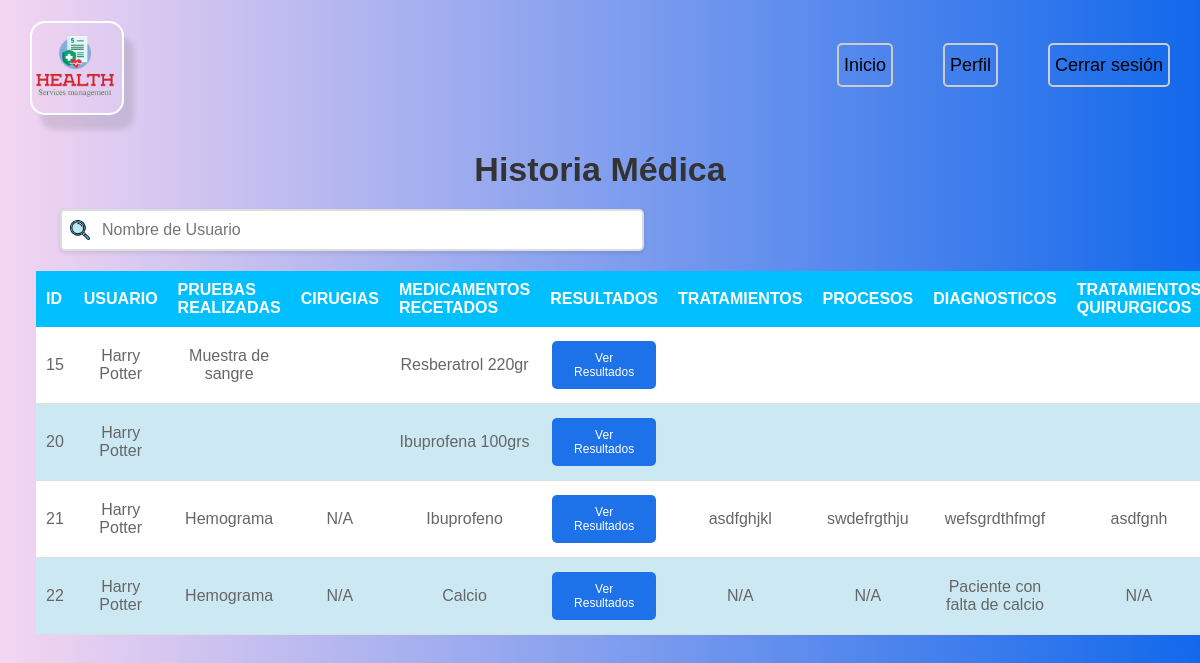
The app's page /Controller/doctorTablaHistoria.php with its own data.
### tables this page shows
CREATE TABLE `historia_medica` (
  `id_Historia_Medica` int(11) NOT NULL,
  `usuario` int(11) DEFAULT NULL,
  `pruebas_Realizada` text DEFAULT NULL,
  `cirugias` text DEFAULT NULL,
  `medicamentos_Recetados` text DEFAULT NULL,
  `análisis_Realizados` text DEFAULT NULL,
  `resultados_analisis` int(11) DEFAULT NULL,
  `tratamientos` text DEFAULT NULL,
  `procesos` text DEFAULT NULL,
  `diagnostico` text DEFAULT NULL,
  `Tratamientos_Quirurgicos` text DEFAULT NULL,
  `Hospitalizaciones` text DEFAULT NULL,
  `formulas` text DEFAULT NULL,
  `alergias` text DEFAULT NULL,
  `consumo_tabaco` tinyint(1) DEFAULT NULL,
  `consumo_alcohol` tinyint(1) DEFAULT NULL,
  `consumo_drogas` tinyint(1) DEFAULT NULL,
  `actividad_fisica` tinyint(1) DEFAULT NULL,
  `resultados_imagenes` int(11) DEFAULT NULL,
  `fecha_hora` datetime DEFAULT NULL,
  `lugar` varchar(255) DEFAULT NULL
);

CREATE TABLE `crear_usuario` (
  `id_usuario` int(11) NOT NULL,
  `nombre` varchar(55) DEFAULT NULL,
  `apellido1` varchar(55) DEFAULT NULL,
  `apellido2` varchar(55) DEFAULT NULL,
  `rol` int(11) DEFAULT NULL,
  `contrasena` varchar(12) DEFAULT NULL,
  `edad` int(11) DEFAULT NULL,
  `sexo` int(11) DEFAULT NULL,
  `RH` int(11) DEFAULT NULL,
  `altura` int(11) DEFAULT NULL,
  `peso` int(11) DEFAULT NULL,
  `fecha_nacimiento` date DEFAULT NULL,
  `tipo_documento_id` int(11) DEFAULT NULL,
  `numero_documento` varchar(15) DEFAULT NULL,
  `correo` varchar(55) DEFAULT NULL,
  `telefono` varchar(15) DEFAULT NULL,
  `direccion` varchar(30) DEFAULT NULL,
  `discapacidad` text DEFAULT NULL,
  `sisben` int(11) DEFAULT NULL,
  `ciudad_id` int(11) DEFAULT NULL,
  `nacionalidad` varchar(30) DEFAULT NULL,
  `estado_civil` int(11) DEFAULT NULL,
  `estrato` int(11) DEFAULT NULL,
  `pais_id` int(11) DEFAULT NULL,
  `enfermedades` text DEFAULT NULL,
  `Ocupacion` int(11) DEFAULT NULL,
  `Eps` int(11) DEFAULT NULL,
  `status` tinyint(1) DEFAULT NULL,
  `especialidad` int(10) DEFAULT NULL
);

### Controller/doctorTablaHistoria.php (the view, shortened to what this page needs)
<!DOCTYPE html>
<html lang="es">
<head>
    <link rel="stylesheet" href="../Css/doctor2.css">
</head>
<body>
<?php
    include_once '../View/header_usuarios.php';
?>
<h1 class="tabla-titulo">Historia Médica</h1>
<div class="search-container">
    <div class="input-container">
        <input onkeyup="buscar_ahora();" type="text" class="form-control" id="buscar_1" name="buscar_1" placeholder="Nombre de Usuario">
    </div>
</div>
<div class="tabla-container">
    <div id="tabla_principal" class="tabla-container">
        <?php
        try {
            $db = new Database();
            $conexion = $db->connectar();
            $query = "SELECT
            historia.id_Historia_Medica,
            historia.usuario AS id_usuario,
            usuarios.nombre AS usuarioNombre,
            historia.usuario AS id_usuario,
            usuarios.apellido1 AS usuarioApellido,
            historia.usuario AS id_usuario,
            usuarios.apellido2 AS usuarioApellido2,
            historia.pruebas_Realizada,
            historia.cirugias,
            historia.medicamentos_Recetados,
            historia.análisis_Realizados,
            historia.tratamientos,
            historia.procesos,
            historia.diagnostico,
            historia.Tratamientos_Quirurgicos,
            historia.Hospitalizaciones,
            historia.formulas,
            historia.alergias,
            historia.fecha_hora,
            historia.lugar
            FROM historia_medica historia
            JOIN crear_usuario usuarios ON historia.usuario = usuarios.id_usuario";
            $stmt = $conexion->query($query);
            if ($stmt) {
                echo '<table class="tabla" align="center">
                    <tr>
                        <th>ID</th>
                        <th>USUARIO</th>
                        <th>PRUEBAS REALIZADAS</th>
                        <th>CIRUGIAS</th>
                        <th>MEDICAMENTOS RECETADOS</th>
                        <th>RESULTADOS</th>
                        <th>TRATAMIENTOS</th>
                        <th>PROCESOS</th>
                        <th>DIAGNOSTICOS</th>
                        <th>TRATAMIENTOS QUIRURGICOS</th>
                        <th>HOSPITALIZACIONES</th>
                        <th>FORMULAS</th>
                        <th>ALERGIAS</th>
                        <th>FECHA Y HORA</th>
                        <th>LUGAR</th>
                        <th>EDITAR</th>
                    </tr>';
                while ($filas = $stmt->fetch(PDO::FETCH_ASSOC)) {
                    $id = $filas['id_Historia_Medica'];
                    $nomUsuario = htmlspecialchars($filas['usuarioNombre']);
                    $apellido1 = htmlspecialchars($filas['usuarioApellido']);
                    $apellido2 = htmlspecialchars($filas['usuarioApellido2']);
                    $pruebas = htmlspecialchars($filas['pruebas_Realizada']);
                    $cirugias = htmlspecialchars($filas['cirugias']);
                    $medicamentos = htmlspecialchars($filas['medicamentos_Recetados']);
                    $resultados = $filas['análisis_Realizados'];
                    $tratamientos = htmlspecialchars($filas['tratamientos']);
                    $procesos = htmlspecialchars($filas['procesos']);
                    $diagnosticos = htmlspecialchars($filas['diagnostico']);
                    $tratamientosQuirurgicos = htmlspecialchars($filas['Tratamientos_Quirurgicos']);
                    $hospitalizaciones = htmlspecialchars($filas['Hospitalizaciones']);
                    $formulas = htmlspecialchars($filas['formulas']);
                    $alergias = htmlspecialchars($filas['alergias']);
                    $fechaHora = htmlspecialchars($filas['fecha_hora']);
                    $lugar = htmlspecialchars($filas['lugar']);
                    $datos = $nomUsuario . " " . $apellido1 . " " . $apellido2;
                    $pdfDownloadUrl = '../Controller/download.php?file=' . urlencode($resultados);
                    echo '<tr align="center">
                        <td>' . $id . '</td>
                        <td>' . $datos . '</td>
                        <td>' . $pruebas . '</td>
                        <td>' . $cirugias . '</td>
                        <td>' . $medicamentos . '</td>
                        <td><a class="btn-descargar" href="' . $pdfDownloadUrl . '">Ver Resultados</a></td>
                        <td>' . $tratamientos . '</td>
                        <td>' . $procesos . '</td>
                        <td>' . $diagnosticos . '</td>
                        <td>' . $tratamientosQuirurgicos . '</td>
                        <td>' . $hospitalizaciones . '</td>
                        <td>' . $formulas . '</td>
                        <td>' . $alergias . '</td>
                        <td>' . $fechaHora . '</td>
                        <td>' . $lugar . '</td>
                        <td><a href="doctorTablaHistoria.php?editar=' . $id . '">Editar</a></td>
                    </tr>';
                }
                echo '</table>';
            } else {
                echo 'Error en la consulta.';
            }
        } catch (PDOException $e) {
            die("Error en conexión a la base de datos: " . $e->getMessage());
        }
        ?>
    </div>
</div>
</body>
</html>

### Css/doctor2.css (style rules this page uses)
body { font-family: Arial, sans-serif; margin: 0; padding: 0; box-sizing: border-box; height: 100%; width: 100%; background: linear-gradient(to right, #f4d6f1, #1268eb); }
.input-container { position: relative; max-width: 500px; margin: 1 auto; margin-left: 5%; }
#buscar_1 { width: 100%; padding: 10px 40px; font-size: 16px; border: 2px solid #ddd; border-radius: 5px; box-shadow: 0 2px 4px rgba(0, 0, 0, 0.1); transition: border-color 0.3s, box-shadow 0.3s; }
.tabla-container { overflow-x: auto; width: 100%; }
.tabla { width: 95%; border-collapse: collapse; margin: 20px; margin-left: 3%; background-color: white; }
.tabla th { background-color: deepskyblue; color: white; padding: 10px; text-align: left; }
tbody tr:nth-child(odd) { background-color: #cce9f3; }
tbody tr:nth-child(even) { background-color: white; }
.tabla td { padding: 10px; border-bottom: 1px solid #ddd; color: #666; }
.tabla .btn-descargar { background-color: #1d72e9; border: none; color: white; padding: 10px 20px; text-align: center; text-decoration: none; display: inline-block; font-size: 12px; margin: 4px 2px; cursor: pointer; border-radius: 5px; }
.tabla-titulo { margin-top: 5%; text-align: center; color: #333; margin-bottom: 20px; font-size: 34px; }

### records on screen
historia_medica: id_Historia_Medica "15", usuario.apellido2 "Harry Potter", pruebas_Realizada "Muestra de sangre", medicamentos_Recetados "Resberatrol 220gr"
historia_medica: id_Historia_Medica "20", usuario.apellido2 "Harry Potter", medicamentos_Recetados "Ibuprofena 100grs"
historia_medica: id_Historia_Medica "21", usuario.apellido2 "Harry Potter", pruebas_Realizada "Hemograma", cirugias "N/A", medicamentos_Recetados "Ibuprofeno", tratamientos "asdfghjkl", procesos "swdefrgthju", diagnostico "wefsgrdthfmgf", Tratamientos_Quirurgicos "asdfgnh"
historia_medica: id_Historia_Medica "22", usuario.apellido2 "Harry Potter", pruebas_Realizada "Hemograma", cirugias "N/A", medicamentos_Recetados "Calcio", tratamientos "N/A", procesos "N/A", diagnostico "Paciente con falta de calcio", Tratamientos_Quirurgicos "N/A"
